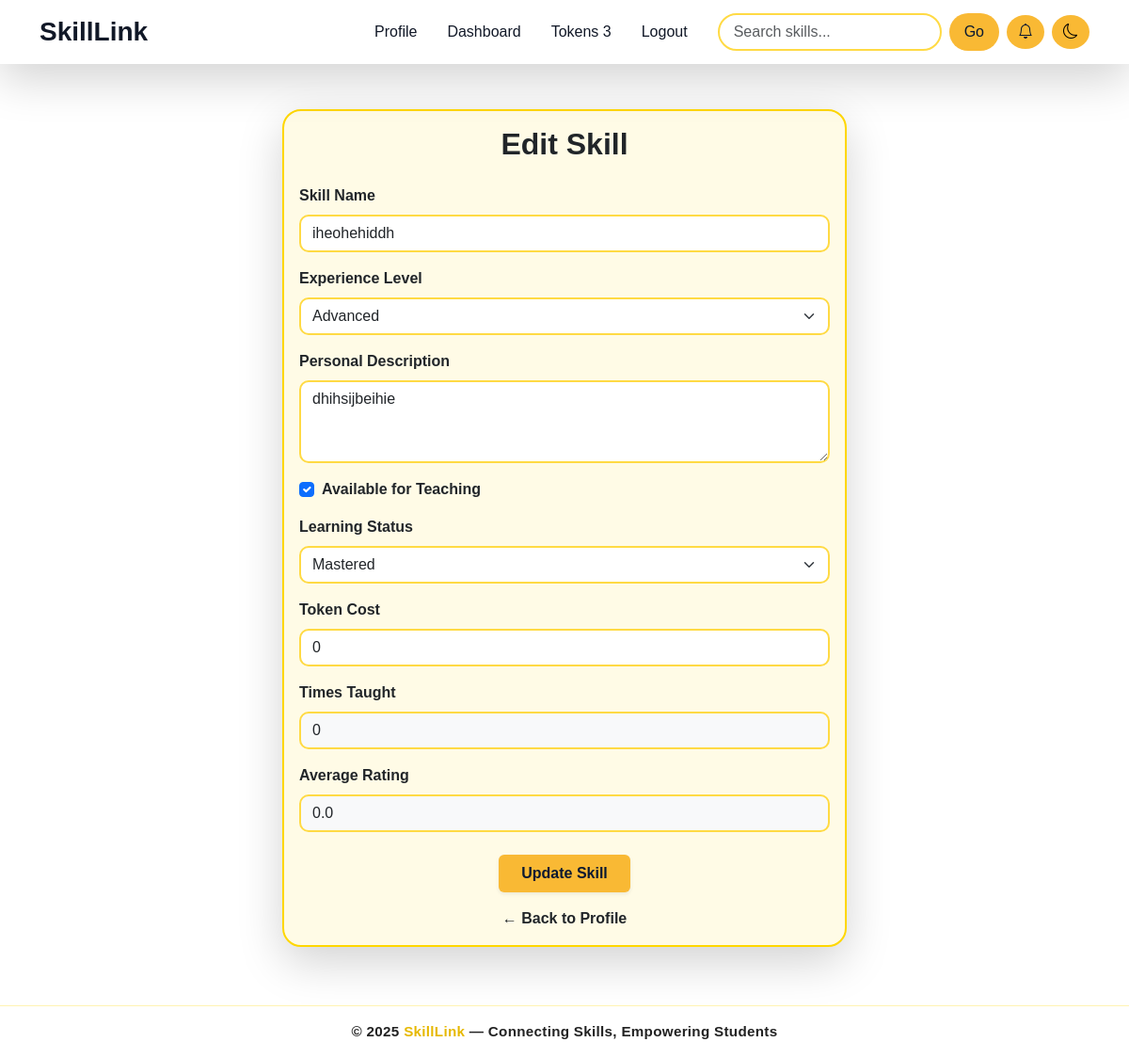
/accounts/edit-skill/6/ (signed in), run on the app's committed database.
### accounts/models.py (models this page shows, shortened)
class Profile(models.Model):
    user = models.OneToOneField(User, on_delete=models.CASCADE)
    bio = models.CharField(max_length=100 ,blank=True, null=True)
    profile_pic = CloudinaryField(
    'image',
    folder='profile_skills',
    blank=True,
    null=True,
    default="https://res.cloudinary.com/dctwxqpeo/image/upload/v1757868228/default_ehmhxs.png"
)
    location = models.CharField(max_length=100, blank=True, null=True)
    languages_spoken = models.CharField(max_length=200, blank=True, null=True)
    tokens_balance = models.PositiveIntegerField(default=0)
    rating = models.FloatField(default=0.0)
    joined_on = models.DateTimeField(default=timezone.now)
    @property
    def token_balance(self):
        totals = Transaction.objects.filter(user=self).values("transaction_type").annotate(total=models.Sum("amount"))
        earned = next((t["total"] for t in totals if t["transaction_type"] == "earned"), 0)
        spent = next((t["total"] for t in totals if t["transaction_type"] == "spent"), 0)
        purchased = next((t["total"] for t in totals if t["transaction_type"] == "purchased"), 0)
        return (purchased + earned) - spent

### skills/models.py (models this page shows, shortened)
class ProfileSkill(models.Model):
    profile = models.ForeignKey(Profile, on_delete=models.CASCADE, related_name="skills")
    skill = models.ForeignKey(Skill, on_delete=models.CASCADE)
    EXPERIENCE_CHOICES = [
        ("beginner", "Beginner"),
        ("intermediate", "Intermediate"),
        ("advanced", "Advanced"),
        ("expert", "Expert"),
    ]
    experience_level = models.CharField(max_length=20, choices=EXPERIENCE_CHOICES, default="beginner")
    LEARNING_STATUS_CHOICES = [
        ("learning", "Learning"),
        ("practicing", "Practicing"),
        ("mastered", "Mastered"),
        ("teaching", "Teaching"),
    ]
    learning_status = models.CharField(max_length=20, choices=LEARNING_STATUS_CHOICES, default="learning")
    years_of_experience = models.PositiveIntegerField(default=0)
    personal_description = models.TextField(blank=True, null=True)
    available_for_teaching = models.BooleanField(default=False)
    token_cost = models.PositiveIntegerField(default=0)
    times_taught = models.PositiveIntegerField(default=0)
    average_rating = models.FloatField(default=0.0)
    verified = models.BooleanField(default=False)
    notes = models.TextField(blank=True, null=True)
    certificate_url = models.URLField(blank=True, null=True)
    added_on = models.DateTimeField(auto_now_add=True)

class Skill(models.Model):
    name = models.CharField(max_length=100)
    category = models.CharField(max_length=50, blank=True, null=True)
    skill_icon =CloudinaryField(
    'image',
    folder='skills',
    blank=True,
    null=True,
    default="https://res.cloudinary.com/dctwxqpeo/image/upload/v1762118822/Skills-To-Learn_v7lkgs.png"
)

### accounts/views.py (the view)
# urls.py: path("edit-skill/<int:pk>/", edit_skill, name="edit_skill"),
@login_required
def edit_skill(request, pk):
    profile = request.user.profile
    skill_instance = get_object_or_404(ProfileSkill, pk=pk, profile=profile)
    if request.method == "POST":
        form = ProfileSkillForm(request.POST, instance=skill_instance)
        if form.is_valid():
            form.save()
            messages.success(request, f"Skill '{skill_instance.skill.name}' updated successfully.")
            return redirect("edit_profile")
    else:
        form = ProfileSkillForm(instance=skill_instance)
    return render(request, "skill_edit.html", {"form": form, "skill_instance": skill_instance})

### accounts/forms.py (shortened to what this page needs)
class ProfileSkillForm(forms.ModelForm):
    new_skill_name = forms.CharField(max_length=100, required=False, label="Add New Skill")
    class Meta:
        model = ProfileSkill
        fields = [
            'skill',
            'experience_level',
            'learning_status',
            'personal_description',
            'available_for_teaching',
            'token_cost',
        ]

### accounts/templates/skill_edit.html (shortened to what this page needs)
{% extends 'base.html' %}
{% block content %}
<div class="container py-5 d-flex justify-content-center align-items-center">
  <div class="card edit-skill-card shadow-lg w-100 animate__animated animate__fadeIn" style="max-width: 600px;">
    <div class="card-body">
      <h2 class="card-title text-center mb-4 fw-bold text-dark dark-mode-text">Edit Skill</h2>
      <form method="post">
        <div class="mb-3">
          <label for="skill_name" class="form-label fw-semibold">Skill Name</label>
          <input type="text" class="form-control" id="skill_name" name="skill_name"
                 value="{{ skill_instance.skill.name }}" placeholder="Enter skill name" required>
        </div>
        <div class="mb-3">
          <label for="experience_level" class="form-label fw-semibold">Experience Level</label>
          <select class="form-select" id="experience_level" name="experience_level" required>
            <option value="advanced" {% if skill_instance.experience_level == 'advanced' %}selected{% endif %}>Advanced</option>
          </select>
        </div>
        <div class="mb-3">
          <label for="personal_description" class="form-label fw-semibold">Personal Description</label>
          <textarea class="form-control" id="personal_description" name="personal_description" rows="3" placeholder="Describe your experience">{{ skill_instance.personal_description }}</textarea>
        </div>
        <div class="form-check mb-3">
          <input type="checkbox" class="form-check-input" id="available_for_teaching" name="available_for_teaching"
                 {% if skill_instance.available_for_teaching %}checked{% endif %}>
          <label class="form-check-label fw-semibold" for="available_for_teaching">Available for Teaching</label>
        </div>
        <div class="mb-3">
          <label for="learning_status" class="form-label fw-semibold">Learning Status</label>
          <select class="form-select" id="learning_status" name="learning_status" required>
            <option value="mastered" {% if skill_instance.learning_status == 'mastered' %}selected{% endif %}>Mastered</option>
          </select>
        </div>
        <div class="mb-3">
          <label for="token_cost" class="form-label fw-semibold">Token Cost</label>
          <input type="number" class="form-control" id="token_cost" name="token_cost"
                 value="{{ skill_instance.token_cost }}" placeholder="Enter token cost">
        </div>
        <div class="mb-3">
          <label class="form-label fw-semibold">Times Taught</label>
          <input type="number" class="form-control bg-light" value="{{ skill_instance.times_taught }}" readonly>
        </div>
        <div class="mb-4">
          <label class="form-label fw-semibold">Average Rating</label>
          <input type="number" class="form-control bg-light" value="{{ skill_instance.average_rating }}" readonly>
        </div>
        <div class="text-center">
          <button type="submit" class="btn btn-warning fw-bold px-4 py-2 shadow-sm hover-scale">Update Skill</button>
        </div>
      </form>
      <div class="text-center mt-3">
        <a href="{% url 'profile_edit' %}" class="text-decoration-none text-dark fw-semibold hover-underline">
          &larr; Back to Profile
        </a>
      </div>
    </div>
  </div>
</div>
{% endblock %}

### templates/base.html (shortened to what this page needs)
{% load tz %}
<!DOCTYPE html>
<html lang="en">
<head>
  <link href="https://cdn.jsdelivr.net/npm/bootstrap@5.3.3/dist/css/bootstrap.min.css" rel="stylesheet" />
  <link rel="stylesheet" href="https://cdnjs.cloudflare.com/ajax/libs/animate.css/4.1.1/animate.min.css" />
  <link href="https://cdn.jsdelivr.net/npm/bootstrap-icons@1.10.5/font/bootstrap-icons.css" rel="stylesheet" />
  <link href="https://cdn.jsdelivr.net/npm/bootstrap-icons@1.10.5/font/bootstrap-icons.css" rel="stylesheet" />
</head>
<body>
  <nav class="navbar navbar-expand-lg navbar-light bg-white shadow-lg sticky-top" id="mainNavbar">
    <div class="container">
      <a class="navbar-brand fw-bold fs-3 text-warning" href="{% url 'index' %}">SkillLink</a>
      <div class="d-flex align-items-center order-lg-3 gap-2">
        <div class="dropdown">
          <button class="btn btn-warning rounded-circle position-relative" type="button" id="notificationBell"
            data-bs-toggle="dropdown" aria-expanded="false">
            <i class="bi bi-bell"></i>
          </button>
        </div>
        <button id="dark-mode-toggle" class="btn btn-warning btn-outline-warning rounded-circle">
          <i class="bi bi-moon"></i>
        </button>
      </div>
      <div class="collapse navbar-collapse order-lg-2" id="navbarNav">
        <ul class="navbar-nav ms-auto align-items-center">
          {% if user.is_authenticated %}
          <li class="nav-item mx-2">
            <a class="nav-link position-relative" href="{% url 'profile' %}">Profile</a>
          </li>
          <li class="nav-item mx-2">
            <a class="nav-link position-relative" href="{% url 'dashboard' %}">Dashboard</a>
          </li>
          <li class="nav-item mx-2">
            <a class="nav-link position-relative" href="{% url 'token_balance' %}">
              Tokens {{ user.profile.token_balance }}
            </a>
          </li>
          <li class="nav-item mx-2">
            <a class="nav-link" href="{% url 'logout' %}">Logout</a>
          </li>
          {% endif %}
        </ul>
        <form class="d-flex ms-lg-3 me-lg-2 mt-3 mt-lg-0" method="GET" action="{% url 'skill_list' %}">
          <input class="form-control me-2 rounded-pill search-input" type="search" placeholder="Search skills..."
            aria-label="Search" name="q" />
          <button class="btn btn-warning rounded-pill px-3" type="submit">
            Go
          </button>
        </form>
      </div>
    </div>
  </nav>
  <main>{% block content %}{% endblock %}</main>
  <footer class="footer mt-auto py-3 text-center">
    <div class="container">
      <p class="mb-0 fw-semibold">
        © {{ current_year|default:2025 }}
        <span class="brand">SkillLink</span> — Connecting Skills, Empowering
        Students
      </p>
    </div>
  </footer>
</body>
</html>

### templates/base.html (style rules this page uses)
:root { --primary-color: #f9b934; --primary-dark: #c68a14; --secondary-color: #0a1931; --accent-color: #1e3a8a; --background-color: #f8fafc; --text-color: #111827; --muted-text: #6b7280; --light-bg: #e2e8f0; }
body { background-color: var(--background-color); color: var(--text-color); font-family: "Poppins", sans-serif; transition: all 0.3s ease; padding-bottom: 70px; }
.btn-warning { background-color: var(--primary-color); border: none; color: var(--secondary-color); transition: 0.3s; }
a { color: var(--accent-color); text-decoration: none; transition: 0.2s; }
#dark-mode-toggle { color: black; background: #f9b934; }
:root { --primary-color: #f9b934; --primary-dark: #c68a14; --background-color: #ffffff; --text-color: #111827; --navbar-bg: #ffffff; --nav-text: #111827; --follower-color: rgba(249, 185, 52, 0.3); }
body { background-color: var(--background-color); color: var(--text-color); transition: background-color 0.3s ease, color 0.3s ease; overflow-x: hidden; }
.navbar { background-color: var(--navbar-bg) !important; transition: background-color 0.3s ease; }
.navbar .nav-link, .navbar .navbar-brand { color: var(--nav-text) !important; transition: color 0.3s ease; }
.nav-link { position: relative; font-weight: 500; color: #000000ff !important; transition: color 0.3s ease; }
.search-input { border-radius: 50px; padding-left: 15px; transition: all 0.3s ease; }
.footer { background: rgba(255, 255, 255, 0.85); backdrop-filter: blur(10px); border-top: 1px solid rgba(255, 215, 0, 0.3); position: fixed; bottom: 0; left: 0; width: 100%; color: #222; font-family: "Poppins", sans-serif; z-index: 1000; transition: all 0.4s ease; }
.footer p { margin: 0; font-size: 0.95rem; letter-spacing: 0.3px; }
.footer .brand { color: #e6b800; font-weight: 700; transition: color 0.3s ease; }

### accounts/templates/skill_edit.html (style rules this page uses)
.edit-skill-card { background: #fffbe6; border: 2px solid #ffd700; border-radius: 20px; transition: transform 0.3s ease, box-shadow 0.3s ease; }
.form-control, .form-select { border: 2px solid #ffda44; border-radius: 10px; transition: all 0.3s ease; }
.form-check, .form-check-input, .form-check-label { position: relative !important; z-index: 999 !important; pointer-events: auto !important; }

### data on the page
ProfileSkill: skill_name "iheohehiddh", experience_level "Advanced", personal_description "dhihsijbeihie", available_for_teaching "☑", learning_status "Mastered", token_cost "0", times_taught "0", average_rating "0.0"

### other printed values
{{ user.profile.token_balance }} "3"
{{ current_year|default:2025 }} "2025"
